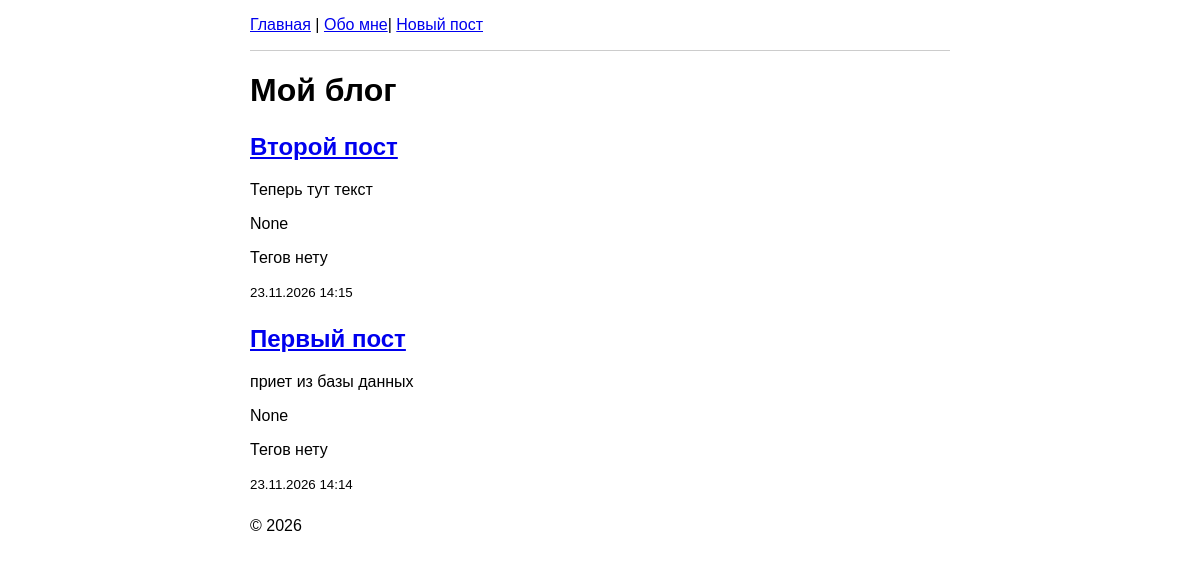
The app's page /, older data.
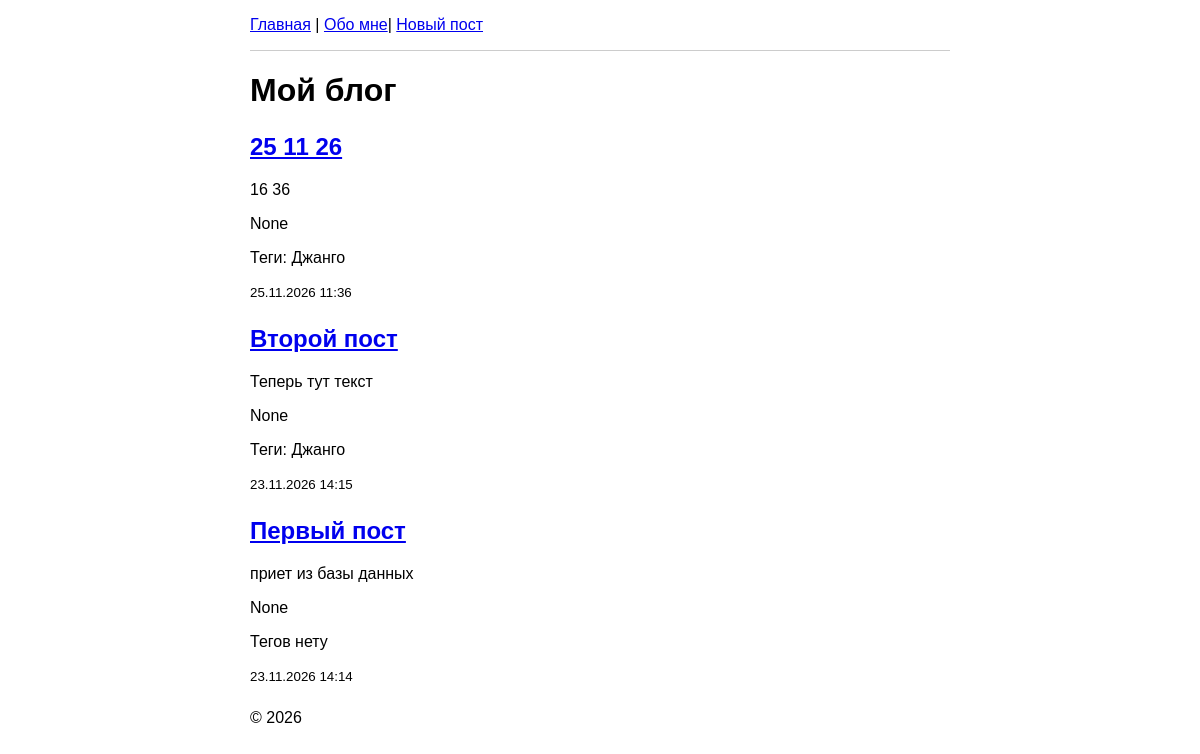
The same page, newer data.
### students/models.py (models this page shows, shortened)
class Post(models.Model):
    objects = models.Manager()
    title = models.CharField('Заголовок', max_length=200)
    text = models.TextField('Текст', blank=True)
    created_at = models.DateTimeField('Создан', auto_now_add=True)
    is_published = models.BooleanField('Опубликован', default=True)
    views = models.PositiveIntegerField(default=0)
    category = models.ForeignKey(Category,
                                verbose_name='Категория',
                                on_delete=models.SET_NULL,
                                null=True,
                                blank=True,
                                related_name='posts',)
    tags = models.ManyToManyField(Tag, verbose_name='Теги', blank=True, related_name='posts')
    class Meta:
        ordering = ['-created_at']
        verbose_name = 'Пост'
        verbose_name_plural = 'Посты'

class Tag(models.Model):
    name = models.CharField('Тег', max_length=50, unique=True)
    def __str__(self):
        return self.name

### students/views.py (the view)
# urls.py: 2. Add a URL to urlpatterns:  path('', views.home, name='home')
def home(request):
    posts = Post.objects.filter(is_published='True')
    return render(request, 'students/home.html', {'posts': posts})

### students/templates/students/home.html (shortened to what this page needs)
{% extends 'students/base.html' %}
{% block content %}
    <h1>Мой блог</h1>
    {% for post in posts %}
    <article>
        <h2><a href="{% url 'post_detail' post.pk %}">{{ post.title }}</a></h2>
        <p>{{ post.text|truncatewords:20 }}</p>
        <p>{{ post.category }}</p>
        {% for tag in post.tags.all %}
            <p>Теги: {{ tag }}</p>
        {% empty %}
            <p>Тегов нету</p>
        {% endfor %}
        <small>{{ post.created_at|date:"d.m.Y H:i" }}</small>
    </article>
    {% empty %}
        <p>Постов пока нет.</p>
    {% endfor %}
{% endblock %}

### students/templates/students/base.html (shortened to what this page needs)
{% load static %}
<!DOCTYPE html>
<html lang="ru">
<head>
    <link rel="stylesheet" href="{% static 'students/style.css' %}">
</head>
<body>
    <nav>
        <a href="{% url 'home' %}">Главная</a> |
        <a href="{% url 'about' %}">Обо мне</a>|
        <a href="{% url 'post_create' %}">Новый пост</a>
    </nav>
    <main>
        {% block content %}{% endblock %}
    </main>
    <footer>© 2026</footer>
</body>
</html>

### students/static/students/style.css (style rules this page uses)
body { font-family: sans-serif; max-width: 700px; margin: 0 auto; }
nav { padding: 1rem 0; border-bottom: 1px solid #ccc; }
article { margin: 1.5rem 0; }

Row changes from the older to the newer data that the page shows:
added Post: title "25 11 26", text "16 36", category "None", created_at "25.11.2026 11:36"
added Tag: name "Джанго"
changed Post "Второй пост": no longer shows "Тегов нету"
